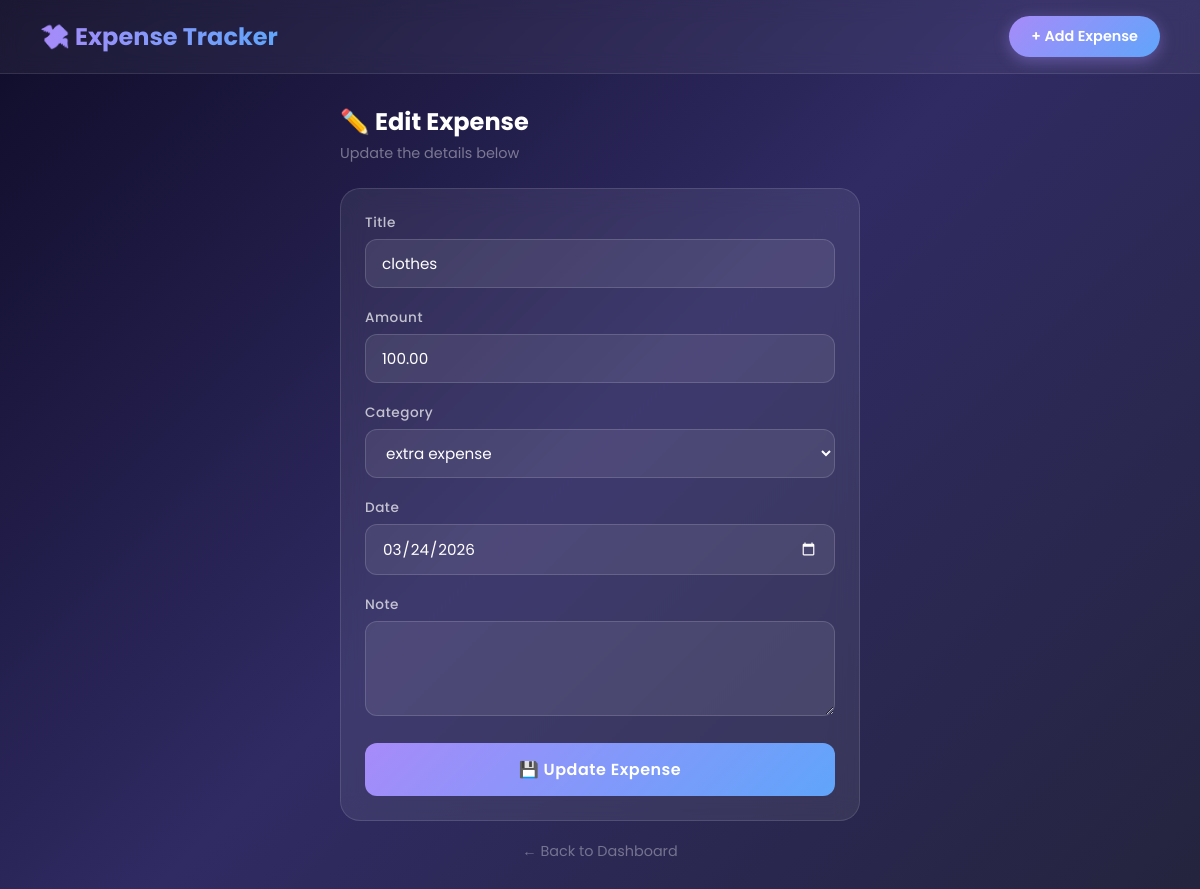
The page /edit/5/ on the database its author committed.
### expenses/models.py (models this page shows, shortened)
class Expense(models.Model):
    title = models.CharField(max_length=200)
    amount = models.DecimalField(max_digits=10, decimal_places=2)
    category = models.ForeignKey(Category, on_delete=models.SET_NULL, null=True, blank=True)
    date = models.DateField()
    note = models.TextField(blank=True)
    created_at = models.DateTimeField(auto_now_add=True)  # ← NEW
    class Meta:
        ordering = ['-date', '-created_at']  # ← NEW: default sort

### expenses/views.py (the view)
# urls.py: path('edit/<int:pk>/', views.edit_expense, name='edit_expense'),
def edit_expense(request, pk):
    expense = get_object_or_404(Expense, pk=pk)
    if request.method == 'POST':
        form = ExpenseForm(request.POST, instance=expense)
        if form.is_valid():
            form.save()
            return redirect('expense_list')
    else:
        form = ExpenseForm(instance=expense)
    return render(request, 'expenses/add_expense.html', {
        'form': form,
        'edit': True,
        'expense': expense
    })

### expenses/forms.py
class ExpenseForm(forms.ModelForm):
    class Meta:
        model = Expense
        fields = ['title', 'amount', 'category', 'date', 'note']
        widgets = {
            'date': forms.DateInput(attrs={'type': 'date'}),
            'note': forms.Textarea(attrs={'rows': 3}),
        }

### expenses/models.py (called while the page is built)
    def __str__(self):
        return self.name

### expenses/templates/expenses/add_expense.html (shortened to what this page needs)
{% extends 'expenses/base.html' %}
{% block content %}
<div style="max-width:520px; margin:0 auto;">
    <div style="margin-bottom:24px;">
        <h2 style="font-size:1.5rem; font-weight:700;">
            {% if edit %}✏️ Edit Expense{% else %}➕ Add New Expense{% endif %}
        </h2>
        <p style="color:rgba(255,255,255,0.4); font-size:0.9rem; margin-top:4px;">
            {% if edit %}Update the details below{% else %}Track your spending{% endif %}
        </p>
    </div>
    <div class="glass">
        <form method="POST">
            {% for field in form %}
            <div style="margin-bottom:20px;">
                <label>{{ field.label }}</label>
                {{ field }}
            </div>
            {% endfor %}
            <button type="submit"
                style="width:100%; padding:14px; background:linear-gradient(135deg,#a78bfa,#60a5fa);
                       color:white; border:none; border-radius:12px; font-size:1rem;
                       font-weight:600; cursor:pointer; font-family:'Poppins',sans-serif;
                       transition:opacity 0.2s; letter-spacing:0.5px;">
                {% if edit %}💾 Update Expense{% else %}💾 Save Expense{% endif %}
            </button>
        </form>
    </div>
    <a href="/" style="display:block; text-align:center; margin-top:20px;
                       color:rgba(255,255,255,0.35); text-decoration:none; font-size:0.9rem;">
        ← Back to Dashboard
    </a>
</div>
{% endblock %}

### expenses/templates/expenses/base.html (style rules this page uses)
* { box-sizing: border-box; margin: 0; padding: 0; }
body { font-family: 'Poppins', sans-serif; background: linear-gradient(135deg, #0f0c29, #302b63, #24243e); min-height: 100vh; color: #fff; }
.glass { background: rgba(255,255,255,0.07); backdrop-filter: blur(12px); border: 1px solid rgba(255,255,255,0.12); border-radius: 20px; padding: 24px; }
input, select, textarea { width: 100%; padding: 12px 16px; background: rgba(255,255,255,0.08); border: 1px solid rgba(255,255,255,0.15); border-radius: 12px; color: white; font-family: 'Poppins', sans-serif; font-size: 0.95rem; transition: border 0.2s; }
select option { background: #302b63; color: white; }
label { display: block; margin-bottom: 6px; font-size: 0.85rem; font-weight: 500; color: rgba(255,255,255,0.7); letter-spacing: 0.5px; }

### rows shown on the page
Expense: form "clothes" "100.00" "extra expense" "03/24/2026"

### other values the page prints
{{ field.label }} "Title" "Amount" "Category" "Date" "Note"
